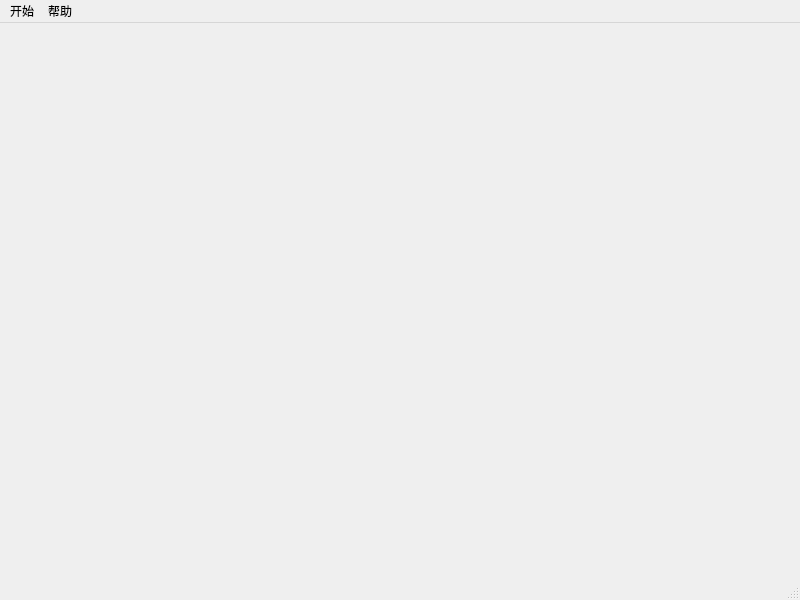
<?xml version="1.0" encoding="UTF-8"?>
<ui version="4.0">
 <class>MainScene</class>
 <widget class="QMainWindow" name="MainScene">
  <property name="geometry">
   <rect>
    <x>0</x>
    <y>0</y>
    <width>800</width>
    <height>600</height>
   </rect>
  </property>
  <property name="windowTitle">
   <string>MainScene</string>
  </property>
  <widget class="QWidget" name="centralwidget"/>
  <widget class="QMenuBar" name="menubar">
   <property name="geometry">
    <rect>
     <x>0</x>
     <y>0</y>
     <width>800</width>
     <height>26</height>
    </rect>
   </property>
   <widget class="QMenu" name="menu">
    <property name="title">
     <string>开始</string>
    </property>
    <addaction name="actionExit"/>
   </widget>
   <widget class="QMenu" name="menu_2">
    <property name="title">
     <string>帮助</string>
    </property>
   </widget>
   <addaction name="menu"/>
   <addaction name="menu_2"/>
  </widget>
  <widget class="QStatusBar" name="statusbar"/>
  <action name="actionExit">
   <property name="text">
    <string>Exit</string>
   </property>
  </action>
 </widget>
 <resources/>
 <connections/>
</ui>
